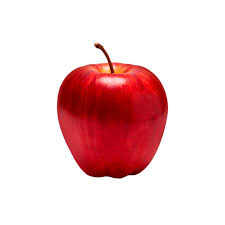
#> input picture images.jpg, 225 x 225 px
$ python segmentacion.py
#> lines starting #> are read from the running program, lines starting #| are printed output that depends on the picture; after the words box and inside, x2 and y2 are one past the last pixel; in counts of white or black regions, pixels touching at a corner belong together
#> the answer given: images.jpg
#> in predict, img is the input picture: shape (225, 225, 3); mean B, G, R 207.8, 206.4, 239.2
import cv2
import numpy as np

# [41 lines left out: function segment_fruit_grabcut, not called in this run]


def segment_fruit(img):
    gray = cv2.cvtColor(img, cv2.COLOR_BGR2GRAY)
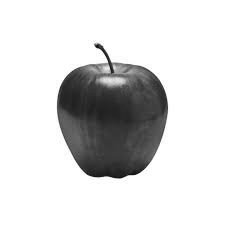
#> gray: shape (225, 225); min 14, max 255, mean 216.3

    # Blur para reducir ruido
    blur = cv2.GaussianBlur(gray, (5,5), 0)

    # Otsu
    _, thresh = cv2.threshold(
        blur, 0, 255,
        cv2.THRESH_BINARY_INV + cv2.THRESH_OTSU
    )
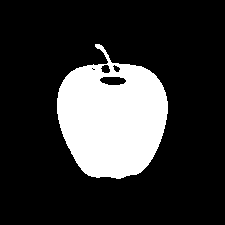
#> thresh: shape (225, 225); 20.2% white; 1 white region, box (x1, y1, x2, y2) and area: (57, 44, 168, 179) 10241

    # Operaciones morfológicas
    kernel = np.ones((5,5), np.uint8)
    thresh = cv2.morphologyEx(thresh, cv2.MORPH_CLOSE, kernel)
#> thresh: shape (225, 225); 20.3% white; 1 white region

    contours, _ = cv2.findContours(
        thresh, cv2.RETR_EXTERNAL,
        cv2.CHAIN_APPROX_SIMPLE
    )
#> contours = 1 contour; box (x1, y1, x2, y2) and area: (57, 44, 168, 179) 10314

    if not contours:
        return None, None

    contour = max(contours, key=cv2.contourArea)
#> contour = contour of 191 points, box (x1, y1, x2, y2) (57, 44, 168, 179), area 10314

    mask = np.zeros_like(gray)
    cv2.drawContours(mask, [contour], -1, 255, -1)
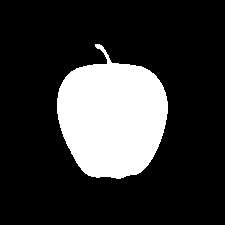
#> mask: shape (225, 225); 20.7% white; 1 white region, box (x1, y1, x2, y2) and area: (57, 44, 168, 179) 10504

    return mask, contour


def predict(image_path):

    img = cv2.imread(image_path)

    if img is None:
        print("Error cargando imagen.")
        return

    mask, contour = segment_fruit(img)

    if mask is None:
        return None

    segmented = cv2.bitwise_and(img, img, mask=mask)
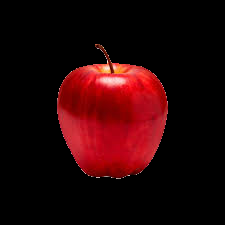
#> segmented: shape (225, 225, 3); mean B, G, R 6.1, 4.7, 37.3
    cv2.imwrite("segmented.jpg", segmented)


if __name__ == "__main__":

    image_path = input("Ruta de la imagen a predecir: ")
    predict(image_path)

$ run again, on 5.jpg
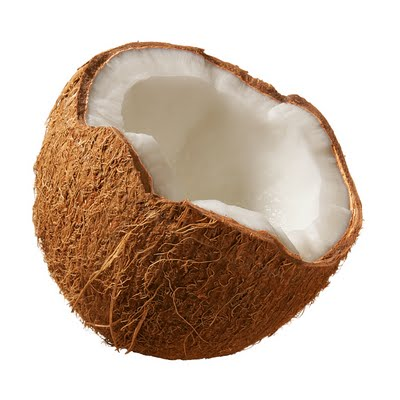
#> input picture 5.jpg, 400 x 400 px
#> in predict, img is the input picture: shape (400, 400, 3); mean B, G, R 171.5, 186.3, 205
#> in segment_fruit, `thresh = cv2.morphologyEx(thresh, cv2.MORPH_CLOSE, kernel)`:
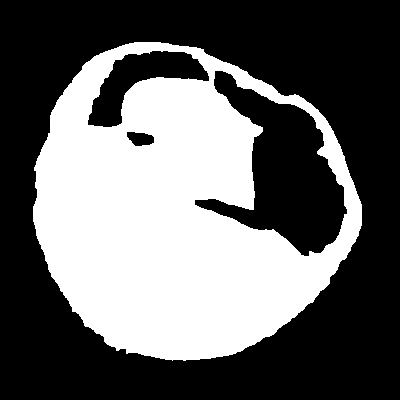
#> thresh: shape (400, 400); 39.5% white; 1 white region
#> contours = 1 contour; box (x1, y1, x2, y2) and area: (33, 42, 362, 361) 79038
#> in segment_fruit, `contour = max(contours, key=cv2.contourArea)`: contour = contour of 478 points, box (x1, y1, x2, y2) (33, 42, 362, 361), area 79038
#> mask: shape (400, 400); 49.7% white; 1 white region, box (x1, y1, x2, y2) and area: (33, 42, 362, 361) 79513
#> in predict, `segmented = cv2.bitwise_and(img, img, mask=mask)`:
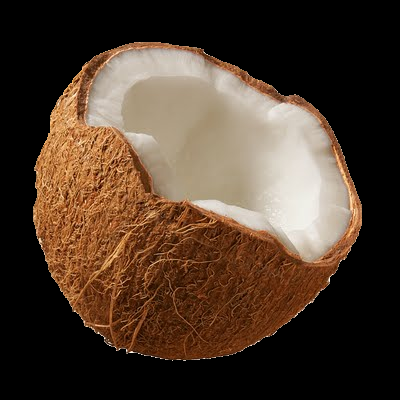
#> segmented: shape (400, 400, 3); mean B, G, R 44, 58.5, 77

$ run again, on Untitled.jpg
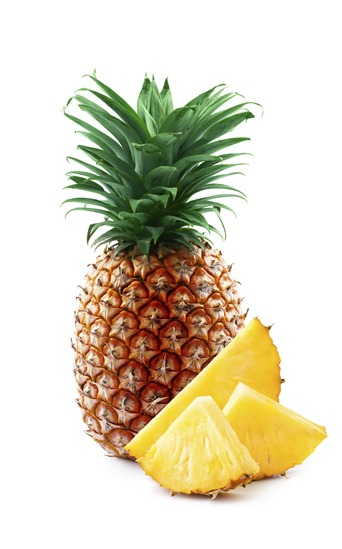
#> input picture Untitled.jpg, 342 x 549 px
#> in predict, img is the input picture: shape (549, 342, 3); mean B, G, R 192.3, 213.3, 220.3
#> in segment_fruit, `thresh = cv2.morphologyEx(thresh, cv2.MORPH_CLOSE, kernel)`:
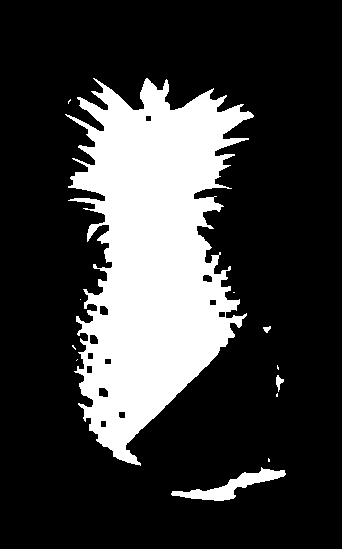
#> thresh: shape (549, 342); 22.8% white; 12 white regions (8 under 20 px)
#> contours = 12 contours, 8 with area under 20; largest, box (x1, y1, x2, y2) and area: (65, 78, 254, 466) 40913, (171, 467, 286, 501) 1076, (276, 375, 284, 392) 48, (263, 326, 271, 333) 24
#> in segment_fruit, `contour = max(contours, key=cv2.contourArea)`: contour = contour of 1000 points, box (x1, y1, x2, y2) (65, 78, 254, 466), area 40913
#> mask: shape (549, 342); 22.3% white; 1 white region, box (x1, y1, x2, y2) and area: (65, 78, 254, 466) 41947
#> in predict, `segmented = cv2.bitwise_and(img, img, mask=mask)`:
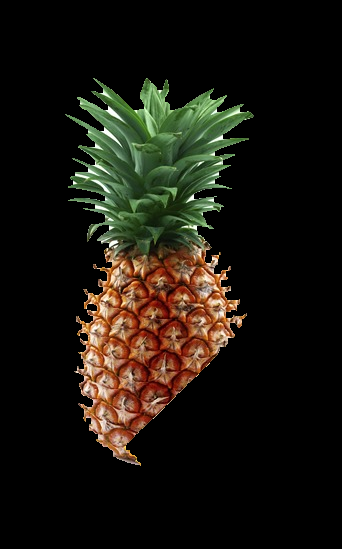
#> segmented: shape (549, 342, 3); mean B, G, R 14.3, 22.3, 25.9
